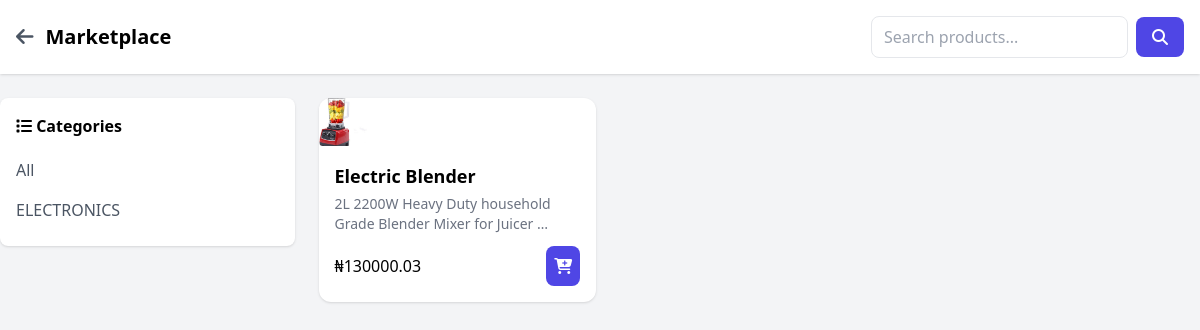
Screenshot of /products/ with the database file from the repository.
### multivendor/models.py (models this page shows, shortened)
class Category(models.Model):
    name = models.CharField(max_length=200)
    slug = models.SlugField(unique=True)

class product(models.Model):
    vendor = models.ForeignKey(Vendor, on_delete=models.CASCADE)
    category = models.ForeignKey(Category, on_delete= models.SET_NULL, null=True)
    name = models.CharField(max_length=260)
    description = models.TextField()
    price = models.DecimalField(max_digits=10, decimal_places=2)
    stock = models.IntegerField()
    image = models.ImageField(upload_to="products/", blank=True)
    is_active = models.BooleanField(default=True)
    created_at = models.DateTimeField(auto_now_add=True)

### multivendor/views.py (the view)
# urls.py: path("products/", views.products_view, name="products"),
def products_view(request):
    products = product.objects.filter(is_active=True)
    categories = Category.objects.all()
    search = request.GET.get("search")
    category = request.GET.get("category")
    if search:
        products = products.filter(name__icontains=search)
    if category:
        products = products.filter(category_id=category)
    products = products.order_by("-created_at")
    context = {
        "products": products,
        "categories": categories
    }
    return render(request, "products.html", context)

### templates/products.html (shortened to what this page needs)
<!DOCTYPE html>
<html>
<head>
<script src="https://cdn.tailwindcss.com"></script>
<link rel="stylesheet"
href="https://cdnjs.cloudflare.com/ajax/libs/font-awesome/6.5.0/css/all.min.css"/>
</head>
<body class="bg-gray-100">
<div class="bg-white shadow p-4 flex justify-between items-center">
<div class="flex items-center space-x-3">
<a href="{% url 'dashboard' %}" class="text-gray-600 hover:text-indigo-600">
<i class="fas fa-arrow-left text-xl"></i>
</a>
<h1 class="font-bold text-xl">Marketplace</h1>
</div>
<form method="GET" class="flex items-center space-x-2">
<input type="text" name="search" placeholder="Search products..."
value="{{ request.GET.search }}"
class="border rounded-lg px-3 py-2 focus:outline-none">
<button class="bg-indigo-600 text-white px-4 py-2 rounded-lg">
<i class="fas fa-search"></i>
</button>
</form>
</div>
<div class="max-w-7xl mx-auto mt-6 flex gap-6">
<div class="w-1/4 bg-white p-4 rounded-lg shadow h-fit">
<h2 class="font-bold mb-3">
<i class="fas fa-list"></i> Categories
</h2>
<a href="{% url 'products' %}"
class="block py-2 text-gray-600 hover:text-indigo-600">
All
</a>
{% for c in categories %}
<a href="?category={{ c.id }}"
class="block py-2 text-gray-600 hover:text-indigo-600">
{{ c.name }}
</a>
{% endfor %}
</div>
<div class="w-3/4">
<div class="grid grid-cols-1 md:grid-cols-3 gap-6">
{% for p in products %}
<div class="bg-white rounded-xl shadow hover:shadow-lg transition overflow-hidden">
    <td class="p-3">
        {% if p.image %}
            <img src="{{ p.image.url }}" class="h-12 w-12 rounded object-cover">
        {% else %}
            <div class="h-12 w-12 bg-gray-200 rounded"></div>
        {% endif %}
    </td>
<div class="p-4">
<h2 class="font-bold text-lg">
{{ p.name }}
</h2>
<p class="text-gray-500 text-sm mt-1">
{{ p.description|truncatewords:10 }}
</p>
<div class="flex justify-between items-center mt-3">
    <td class="p-3 text-green-600 font-semibold">
        ₦{{ p.price|floatformat:2 }}
    </td>
<a href="{% url 'add_to_cart' p.id %}"
class="bg-indigo-600 text-white p-2 rounded-lg hover:bg-indigo-700">
<i class="fas fa-cart-plus"></i>
</a>
</div>
</div>
</div>
{% endfor %}
</div>
</div>
</div>
</body>
</html>

### rows the page displays
Category: name "ELECTRONICS"
product: image (picture), name "Electric Blender", description "2L 2200W Heavy Duty household Grade Blender Mixer for Juicer …", price "130000.03"
